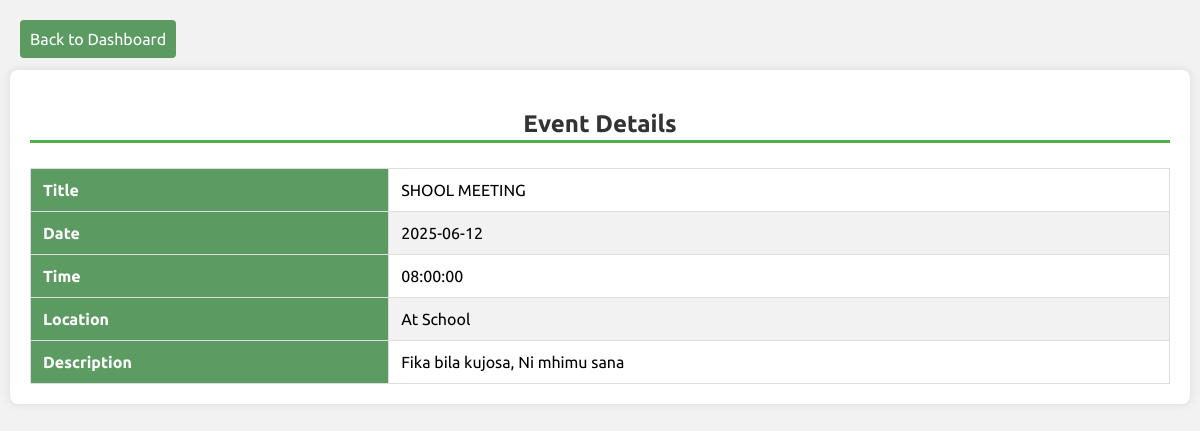
Screenshot of /view_event_details.php?eventID=14 (signed in) with the database file from the repository.
### tables this page shows
CREATE TABLE `events` (
  `eventID` int(11) NOT NULL,
  `title` varchar(255) NOT NULL,
  `date` date NOT NULL,
  `time` time NOT NULL,
  `location` varchar(255) DEFAULT NULL,
  `description` text DEFAULT NULL
);

### view_event_details.php (the view, shortened to what this page needs)
<?php
include 'database.php';
if(isset($_GET['eventID'])) {
    $eventID = $_GET['eventID'];
    $event_query = "SELECT * FROM events WHERE eventID = '$eventID'";
    $event_result = $conn->query($event_query);
    if ($event_result->num_rows > 0) {
        $event_details = $event_result->fetch_assoc();
    } else {
        header("Location: view.php");
        exit();
    }
} else {
    header("Location: view.php");
    exit();
}
?>
<!DOCTYPE html>
<html lang="en">
<head>
</head>
<body>
<a href="admin_dashboard.php" class="back-to-dashboard">Back to Dashboard</a>
<div class="container">
    <h2>Event Details</h2>
    <table>
        <tr>
            <th>Title</th>
            <td><?php echo $event_details['title']; ?></td>
        </tr>
        <tr>
            <th>Date</th>
            <td><?php echo $event_details['date']; ?></td>
        </tr>
        <tr>
            <th>Time</th>
            <td><?php echo $event_details['time']; ?></td>
        </tr>
        <tr>
            <th>Location</th>
            <td><?php echo $event_details['location']; ?></td>
        </tr>
        <tr>
            <th>Description</th>
            <td><?php echo $event_details['description']; ?></td>
        </tr>
    </table>
</div>
</body>
</html>

### view_event_details.php (style rules this page uses)
body { font-family: "Ubuntu", sans-serif; background-color: #f2f2f2; margin: 0; padding: 0; }
.container { max-width: 95%; margin: 70px auto; background-color: #fff; padding: 20px; border-radius: 8px; box-shadow: 0 0 10px rgba(0, 0, 0, 0.1); }
h2 { text-align: center; color: #333; margin-bottom: 30px; position: relative; }
h2::after { content: ''; display: block; width: 100%; height: 3px; background-color: #4CAF50; position: absolute; bottom: -5px; left: 0; }
table { width: 100%; border-collapse: collapse; margin-top: 20px; }
th, td { border: 1px solid #ddd; padding: 12px; text-align: left; }
th { background-color: #4f9354eb; color: white; }
tr:nth-child(even) { background-color: #f2f2f2; }
.back-to-dashboard { background-color: #4f9354eb; color: #fff; padding: 10px 10px; border: none; border-radius: 4px; cursor: pointer; font-size: 16px; text-decoration: none; position: fixed; top: 20px; left: 20px; z-index: 999; }

### rows the page displays
events: title "SHOOL MEETING", date "2025-06-12", time "08:00:00", location "At School", description "Fika bila kujosa, Ni mhimu sana"
